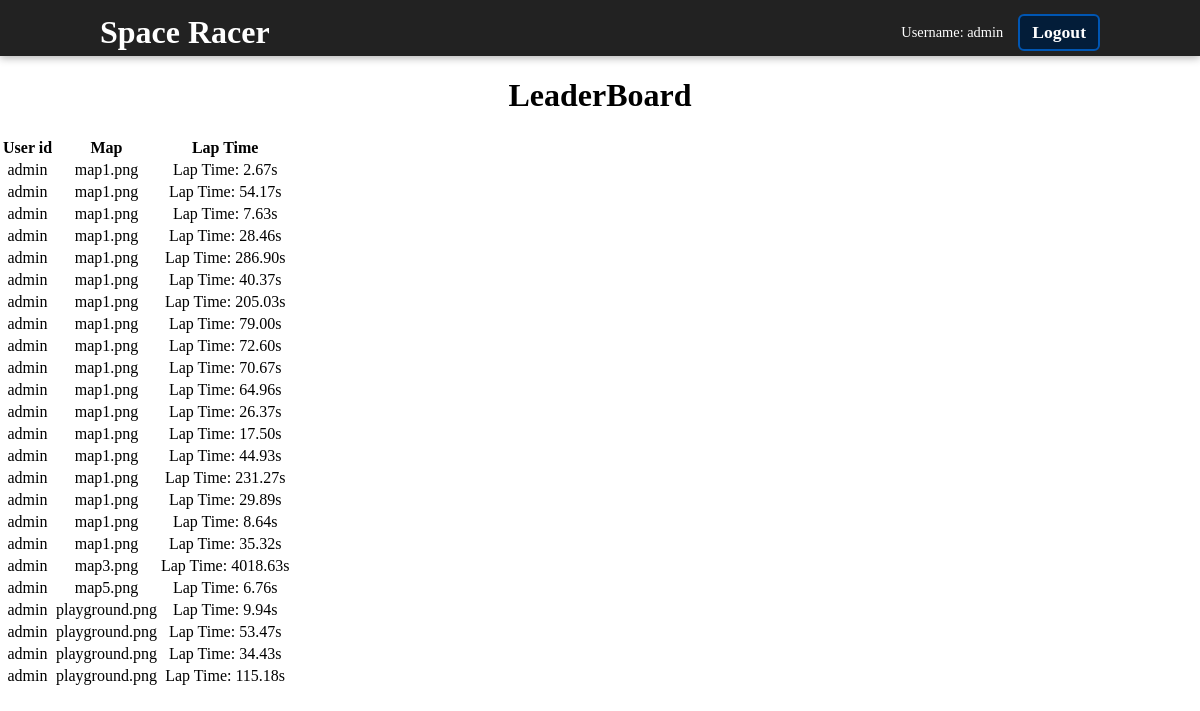
/leaderboard (signed in), run on the app's committed database.
### tables this page shows
CREATE TABLE leaderboard
(
    log_id INTEGER PRIMARY KEY AUTOINCREMENT,
    user_id TEXT NOT NULL,
    lap_time TEXT NOT NULL,
    map TEXT NOT NULL,
    FOREIGN KEY (user_id) REFERENCES users(user_id)
);

### app.py (the view)
@app.route("/leaderboard")
def leaderboard():
    db = get_db()
    lBoard = db.execute("""
        SELECT user_id, map, lap_time
        FROM leaderboard
        ORDER BY map
    """).fetchall()
    return render_template("leaderboard.html", lBoard = lBoard)

### app.py (called while the page is built)
@app.before_request
def load_logged_in_user():
    g.user = session.get("user_id", None)

### database.py (called while the page is built)
def get_db():
    if "db" not in g:
        g.db = sqlite3.connect (DATABASE,
            detect_types=sqlite3.PARSE_DECLTYPES
        )
        g.db.row_factory = sqlite3.Row
    return g.db

### templates/leaderboard.html
{% extends "base.html" %}
{% block main_content %}
<h1>LeaderBoard</h1>
<table>
    <thead>
        <tr>
            <th>User id</th>
            <th>Map</th>
            <th>Lap Time</th>
        </tr>
    </thead>
    {% for leader in lBoard %}
    <tr>
        <td>{{ leader["user_id"] }}</td>
        <td>{{ leader["map"] }}</td>
        <td>{{ leader["lap_time"] }}</td>
    </tr>
    {% endfor %}
</table>
{% endblock %}

### static/ca.css (style rules this page uses)
html, body { height: 100%; margin: 0; padding: 0; overflow: hidden; justify-content: center; align-items: center; }

### data on the page
leaderboard: user_id "admin", map "map1.png", lap_time "Lap Time: 2.67s"
leaderboard: user_id "admin", map "map1.png", lap_time "Lap Time: 54.17s"
leaderboard: user_id "admin", map "map1.png", lap_time "Lap Time: 7.63s"
leaderboard: user_id "admin", map "map1.png", lap_time "Lap Time: 28.46s"
leaderboard: user_id "admin", map "map1.png", lap_time "Lap Time: 286.90s"
leaderboard: user_id "admin", map "map1.png", lap_time "Lap Time: 40.37s"
leaderboard: user_id "admin", map "map1.png", lap_time "Lap Time: 205.03s"
leaderboard: user_id "admin", map "map1.png", lap_time "Lap Time: 79.00s"
leaderboard: user_id "admin", map "map1.png", lap_time "Lap Time: 72.60s"
leaderboard: user_id "admin", map "map1.png", lap_time "Lap Time: 70.67s"
leaderboard: user_id "admin", map "map1.png", lap_time "Lap Time: 64.96s"
leaderboard: user_id "admin", map "map1.png", lap_time "Lap Time: 26.37s"
leaderboard: user_id "admin", map "map1.png", lap_time "Lap Time: 17.50s"
leaderboard: user_id "admin", map "map1.png", lap_time "Lap Time: 44.93s"
leaderboard: user_id "admin", map "map1.png", lap_time "Lap Time: 231.27s"
leaderboard: user_id "admin", map "map1.png", lap_time "Lap Time: 29.89s"
leaderboard: user_id "admin", map "map1.png", lap_time "Lap Time: 8.64s"
leaderboard: user_id "admin", map "map1.png", lap_time "Lap Time: 35.32s"
leaderboard: user_id "admin", map "map3.png", lap_time "Lap Time: 4018.63s"
leaderboard: user_id "admin", map "map5.png", lap_time "Lap Time: 6.76s"
leaderboard: user_id "admin", map "playground.png", lap_time "Lap Time: 9.94s"
leaderboard: user_id "admin", map "playground.png", lap_time "Lap Time: 53.47s"
leaderboard: user_id "admin", map "playground.png", lap_time "Lap Time: 34.43s"
leaderboard: user_id "admin", map "playground.png", lap_time "Lap Time: 115.18s"

### other printed values
{{ g.user }} "admin"
